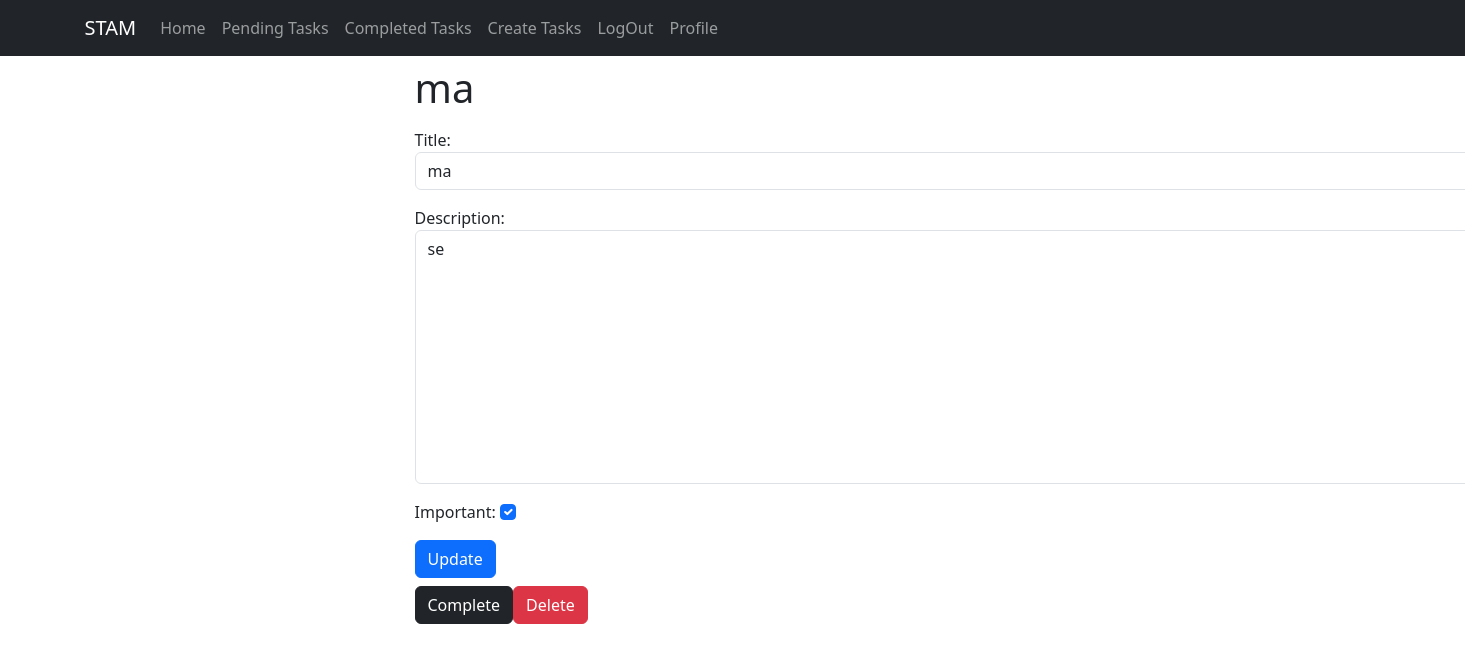
/tasks/3/ (signed in), run on an earlier commit of the app's database.
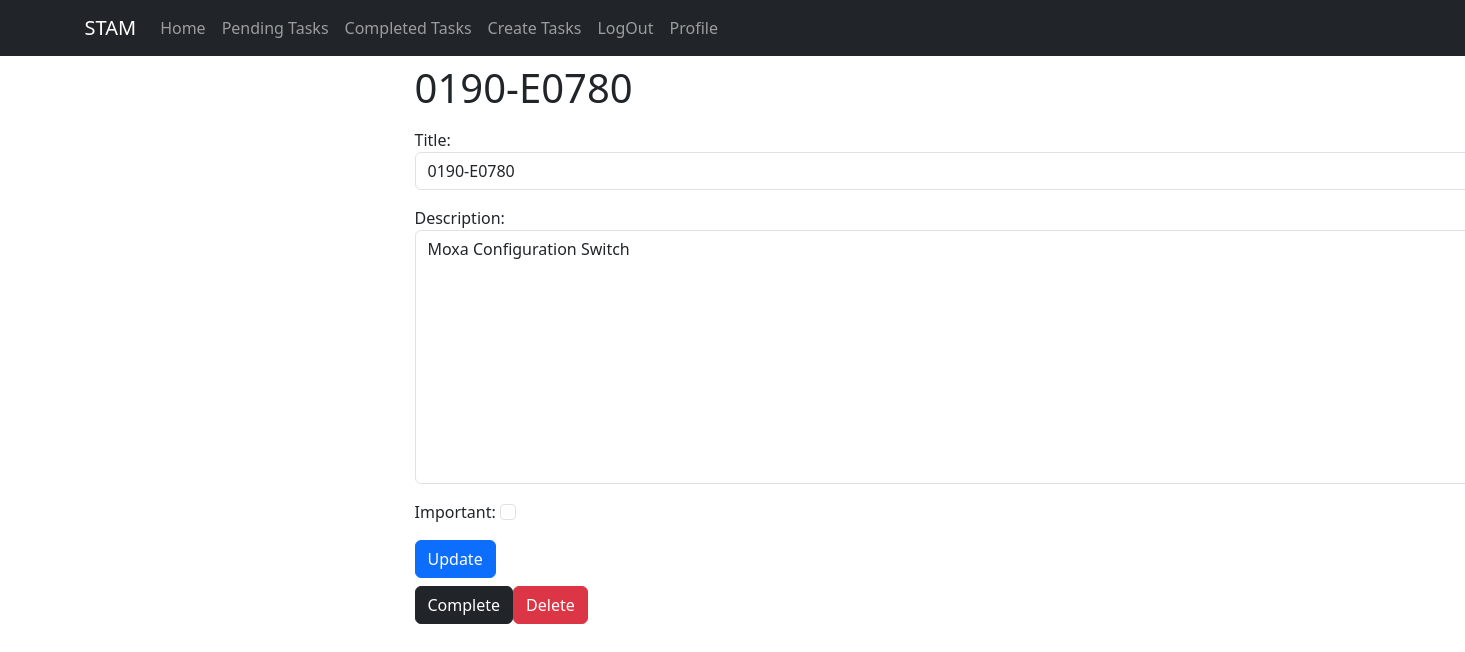
And on a later commit of the database.
### tasks/models.py (models this page shows, shortened)
class Task(models.Model):
    title = models.CharField(max_length=200)
    description = models.TextField(blank=True)
    created = models.DateTimeField(auto_now_add=True)
    datecompleted = models.DateTimeField(null=True, blank=True)
    important = models.BooleanField(default=False)
    user = models.ForeignKey(User, on_delete=models.CASCADE)

### tasks/views.py (the view, shortened to what this page needs)
# urls.py: path('tasks/<int:task_id>/', views.task_detail, name='task_detail'),
@login_required
def task_detail(request, task_id):
    if request.method == 'GET':
        task = get_object_or_404(Task, pk=task_id, user=request.user)
        form = TaskForm(instance=task)
        return render(request, 'task_detail.html',
                      {'task': task, 'form': form})

### tasks/forms.py
class TaskForm(forms.ModelForm):
    class Meta:
        model = Task
        fields = ['title', 'description','important']
        widgets = {
            'title': forms.TextInput(attrs={'class': 'form-control', 'placeholder': 'Write a Title'}),
            'description': forms.Textarea(attrs={'class': 'form-control', 'placeholder': 'Write a Description for the Task'}),
            'important': forms.CheckboxInput(attrs={'class': 'form-check-input text-center'})
        }

### tasks/templates/task_detail.html (shortened to what this page needs)
{% extends 'base.html' %}
{% block content %}
 <main class='container'>
   <div class="row">
    <div class="md-6 offset-md-3">
      <h1 class='text-secundary py-2'> {{ task.title }}</h1>
              <form method="POST">
                {{ form.as_p }}
               <button class="btn btn-primary">Update</button>
            </form>
        <div class='d-flex mt-2'>
            <form action="{% url 'complete_task' task.id %}" method="POST">
              <button class="btn btn-dark">Complete</button>
            </form>
              <form action="{% url 'delete_task' task.id %}" method="POST">
              <button class="btn btn-danger">Delete</button>
            </form>
        </div>
  </div>
  </div>
</main>
{% endblock %}

What changed in the data, as far as the page shows it:
changed Task: title "ma" → "0190-E0780"; description "se" → "Moxa Configuration Switch"; important "☑" → "☐"
